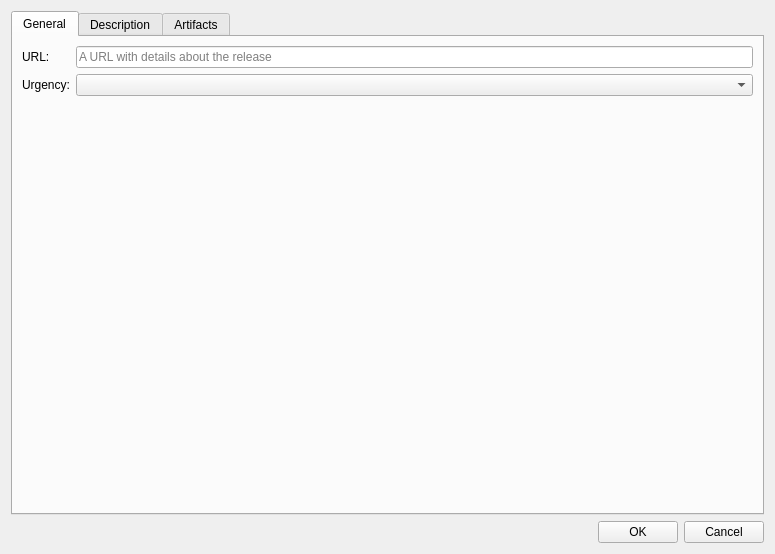
<?xml version="1.0" encoding="UTF-8"?>
<ui version="4.0">
 <class>ReleasesWindow</class>
 <widget class="QDialog" name="ReleasesWindow">
  <property name="geometry">
   <rect>
    <x>0</x>
    <y>0</y>
    <width>775</width>
    <height>554</height>
   </rect>
  </property>
  <property name="windowTitle">
   <string notr="true">Edit Release</string>
  </property>
  <layout class="QVBoxLayout" name="verticalLayout">
   <item>
    <widget class="QTabWidget" name="main_tab_widget">
     <property name="currentIndex">
      <number>0</number>
     </property>
     <widget class="QWidget" name="tab">
      <attribute name="title">
       <string>General</string>
      </attribute>
      <layout class="QFormLayout" name="formLayout">
       <item row="0" column="0">
        <widget class="QLabel" name="label">
         <property name="text">
          <string>URL:</string>
         </property>
        </widget>
       </item>
       <item row="0" column="1">
        <widget class="QLineEdit" name="url_edit">
         <property name="placeholderText">
          <string>A URL with details about the release</string>
         </property>
        </widget>
       </item>
       <item row="1" column="0">
        <widget class="QLabel" name="label_2">
         <property name="text">
          <string>Urgency:</string>
         </property>
        </widget>
       </item>
       <item row="1" column="1">
        <widget class="QComboBox" name="urgency_box"/>
       </item>
      </layout>
     </widget>
     <widget class="QWidget" name="tab_2">
      <attribute name="title">
       <string>Description</string>
      </attribute>
      <layout class="QVBoxLayout" name="description_layout">
       <property name="leftMargin">
        <number>0</number>
       </property>
       <property name="topMargin">
        <number>0</number>
       </property>
       <property name="rightMargin">
        <number>0</number>
       </property>
       <property name="bottomMargin">
        <number>0</number>
       </property>
      </layout>
     </widget>
     <widget class="QWidget" name="tab_3">
      <attribute name="title">
       <string>Artifacts</string>
      </attribute>
      <layout class="QVBoxLayout" name="verticalLayout_2">
       <item>
        <widget class="QTableWidget" name="artifacts_table">
         <column>
          <property name="text">
           <string>URL</string>
          </property>
         </column>
         <column>
          <property name="text">
           <string>Edit</string>
          </property>
         </column>
         <column>
          <property name="text">
           <string>Remove</string>
          </property>
         </column>
        </widget>
       </item>
       <item>
        <widget class="QPushButton" name="add_artifact_button">
         <property name="text">
          <string>Add</string>
         </property>
        </widget>
       </item>
      </layout>
     </widget>
    </widget>
   </item>
   <item>
    <layout class="QHBoxLayout" name="horizontalLayout">
     <item>
      <spacer name="horizontalSpacer">
       <property name="orientation">
        <enum>Qt::Horizontal</enum>
       </property>
       <property name="sizeHint" stdset="0">
        <size>
         <width>40</width>
         <height>20</height>
        </size>
       </property>
      </spacer>
     </item>
     <item>
      <widget class="QPushButton" name="ok_button">
       <property name="text">
        <string>OK</string>
       </property>
      </widget>
     </item>
     <item>
      <widget class="QPushButton" name="cancel_button">
       <property name="text">
        <string>Cancel</string>
       </property>
      </widget>
     </item>
    </layout>
   </item>
  </layout>
 </widget>
 <resources/>
 <connections/>
</ui>
